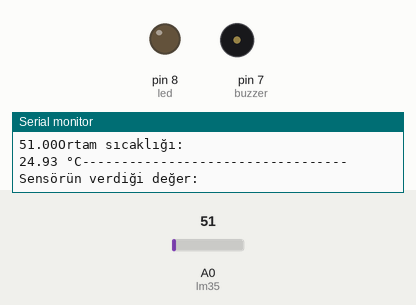
Simulated run of this sketch. Board: Arduino Uno, built with avr-gcc and run on an emulated ATmega328P. Shown: output pins drawn as LEDs (lit = HIGH), buzzer (waves = sounding, pin HIGH), the last lines printed to the serial monitor. Inputs (shaded band) come from the test bench; at power-on: A0 (lm35) = 51.

Above: at 1.2 s.
1.3 s: A0 (lm35) set to 56
4.3 s: A0 (lm35) set to 66
At 5.4 s:
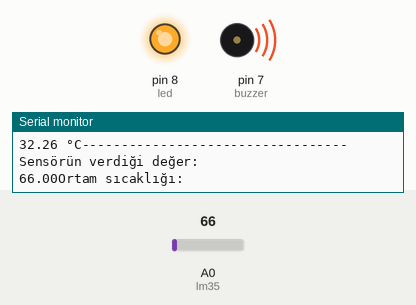
5.9 s: A0 (lm35) set to 30
At 6.9 s:
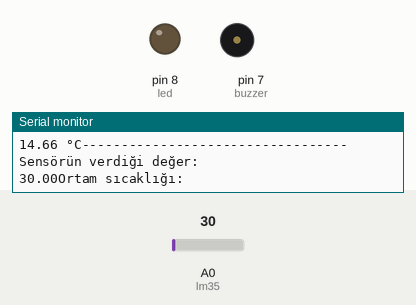
8.9 s: A0 (lm35) set to 61
At 10.4 s:
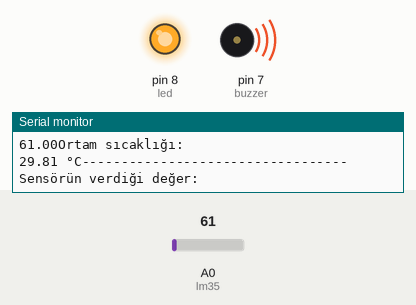
Timing chart, 0 to 11.5 s (numbered marks = the images above; inputs shaded):
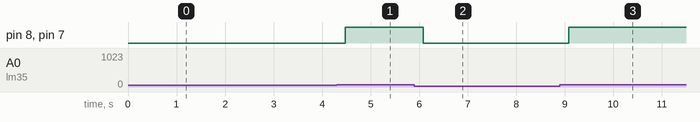

The sketch:

4_lm35_sicaklik_sensoru_kullanma.ino
```cpp
#define lm35 A0   //LM35 sıcaklık sensörümüzü bağladığımız pini belirliyoruz.
#define led 8
#define buzzer 7 //LED ve buzzerımızı aynı anda çalıştıracağımız için ikisini aynı pine bağlayabilirsiniz. Ben göstermek için bu şekilde yaptım.
float sensordeger;
float sicaklik;
// "float" türündeki değişkeni kullanıyoruz. Bu değişken türünde ondalık kısımları da alabiliyoruz.

void setup() {
  pinMode(lm35,INPUT);
  pinMode(led,OUTPUT);
  pinMode(buzzer,OUTPUT);
  Serial.begin(9600);
}

void loop() {
  sensordeger=analogRead(lm35); // "lm35" pinindeki değeri okuyup "sensordeger" değişkenine yazdırıyoruz.
  Serial.println("Sensörün verdiği değer: "); /*Seri monitörde daha düzenli göstermesi için başlık tarzı bir şey yazıyoruz. Dikkat edin tırnak işaretleri kullandım.
  Seri monitöre veya daha ileride kullanacağımız zamanlarda ekrana yazı yazdırırken tırnak işaretinin içinde yazın. Yoksa bu yazıyı bir kod olarak anlar ve hata verir.  */
  Serial.print(sensordeger); // "println" kullanmadım çünkü bu değerin az önce yazdığımız yazının yanında yazmasını istiyorum. "Sensörün verdiği değer: x" olarak görünecek.
  sicaklik=(sensordeger/1023)*500; /* Burada sıcaklığı Celsius cinsinden almak için kullanılan denklemi kullandık. Sensörlerin verdiği değerlerden referans değerlere dönüşümünü sağlayan
  değerler vardır. Bu da LM35 için olan denklem. */
  Serial.println("Ortam sıcaklığı: ");
  Serial.print(sicaklik);
  Serial.print(" °C");
  Serial.println("----------------------------------"); //Seri monitörde daha düzenli görünmesi için bir çizgi ekledik.
  delay(50); //  Değerlerin çok hızlı akmaması için küçük bir bekleme ekledik.
  if(sicaklik>=29){    // Burada kendime göre bir değer belirledim ve eğer sıcaklık bu değerden büyükse veya eşitse LED ve buzzerımı çalıştırıyoruz. Buradaki değeri kendinize göre değiştirebilirsiniz.
    digitalWrite(led,HIGH);
    digitalWrite(buzzer,HIGH);
  }else{         // Eğer sıcaklık 29 a eşit veya 29 dan büyük değil ise (29 dan küçük ise) led ve buzzerımızı kapatıyoruz.
    digitalWrite(led,LOW);
    digitalWrite(buzzer,LOW);
  }
}
/* Bo kod ilke sıcaklık 29 celsius derecenin üstüne çıktığında led ve buzzerımızın çalışarak uyarı vermesini sağlıyoruz. Kendiniz isterseniz yanıp söndürerek veya başka şekillerde
uyarma yaparak bu projeyi değiştirebilirsiniz. */

// Taha Helvacıoğlu 07.11.2020
```

Measured:
- the behaviour switches between 59 and 60 on A0 (lm35) (found by bisection; images 0 and 1)
- after the input at 4.3 s, pin 8 (led), pin 7 (buzzer): LOW → HIGH after 0.18 s
- after the input at 5.9 s, pin 8 (led), pin 7 (buzzer): HIGH → LOW after 0.19 s
- after the input at 8.9 s, pin 8 (led), pin 7 (buzzer): LOW → HIGH after 0.19 s
